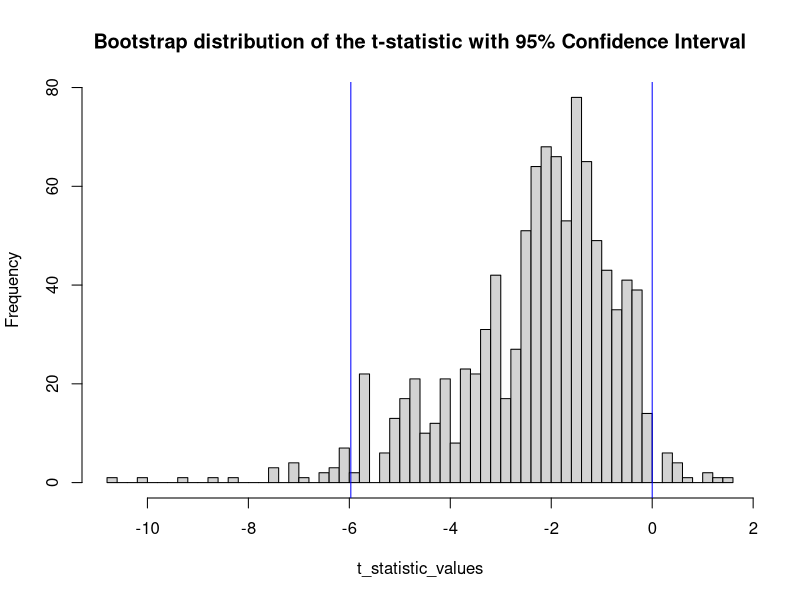

Write R code to recreate this figure.
## ---- chunk 1
set.seed(9)
V1 <- c(10, 11, 11, 10, 12)
V2 <- c(12, 10, 14, 13, 12)
## ---- chunk 2
bootstrapping_1000 <- function(X, Y) {
  ## Calculating the t-test on the sample data (using t.test)
  initial_t_test <- t.test(X, Y)
  ## save only the t-statistic in a new value
  initial_t_statistic <- initial_t_test$statistic
  
  ## create space for the 1000 t-statistic values we will gain from bootstrapping
  t_statistic_values <- rep(0, 1000)
  ## for-loop sampling 1000 bootstrap samples by using sample() for both groups
  ## create the for loop
  for(i in 1:1000) {
    ## In every loop, sample with replacement, 5 elements from both inputs and save this in a new value
    S1 <- sample(x = X, replace = TRUE)
    S2 <- sample(x = Y, replace = TRUE)
  
  ## calculating t-statistic for each bootstrap sample
    ## Then, in every loop, perform the t.test
    sample_result <- t.test(S1, S2)
     
    ## Finally, for ever loop, the t-value should be saved as the ith value, from the ith loop in the appropriate space
    t_statistic_values[i] <- sample_result$statistic
    
  }
  ## compute bootstrap 95% confidence interval based on percentiles (use quantiles()) of the 1000 t-statistics
  CI <- quantile(t_statistic_values, p = c(0.025, 0.975))
  ## plot histogram of the bootstrap sampling distribution of the t-statistic values
  t_test_histogram <- hist(t_statistic_values, nclass = 50, main = "Bootstrap distribution of the t-statistic with 95% Confidence Interval")
                      abline(v = CI, col = "blue")
  ## Export appropriate results
      ## First make a list of all results to be shown
      list_of_information <- list(initial_t_statistic, CI)
      ## Then name them aptly
      names(list_of_information) <- c("Initial result of the t-test using the sample data", "95% Confidence Interval of the t-statistic")
  ## Finally, return the list of information
  return(list_of_information)
  
}

## To try it out:
bootstrapping_1000(V1, V2)
